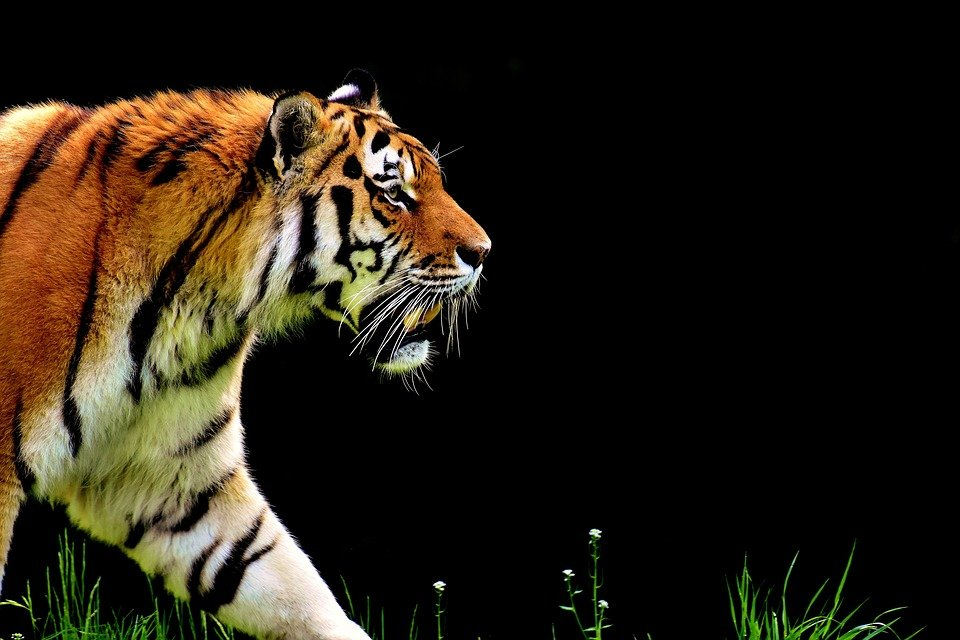
#> input picture 4to/procesamiento_de_imagenes/1ra.parcial/1er.tema/tigre/Tigre.jpg, 960 x 640 px
$ python 3sadtigers.py
#> lines starting #> are read from the running program, lines starting #| are printed output that depends on the picture
import cv2
import numpy as np

img = cv2.imread('Tigre.jpg')
#> img is the input picture: shape (640, 960, 3); mean B, G, R 20.2, 32.2, 39.5
cv2.imshow('Tigre',img)

num_rows, num_cols= img.shape[:2]
#> num_rows = 640; num_cols = 960
#rotacion
rotation_matrix= cv2.getRotationMatrix2D((num_cols/2, num_rows/2), 45,1)
img2= cv2.warpAffine(img, rotation_matrix, (num_cols,num_rows))
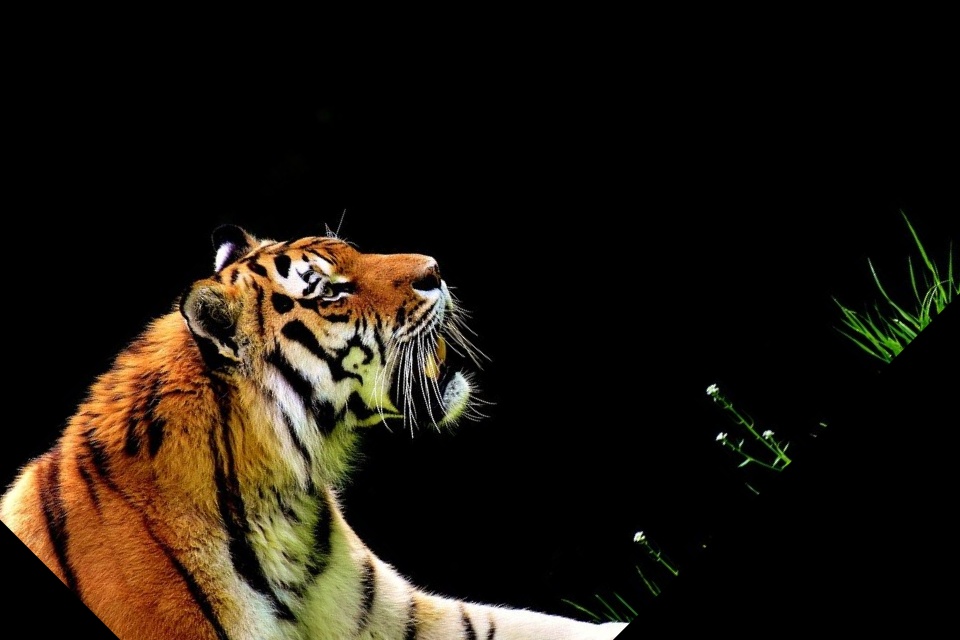
#> img2: shape (640, 960, 3); mean B, G, R 14.8, 23.6, 30.5
#traslacion
translation_matrix= np.float32([[-1,0,960], [0,1,0]])
img3=cv2.warpAffine(img2, translation_matrix, (num_cols, num_rows))
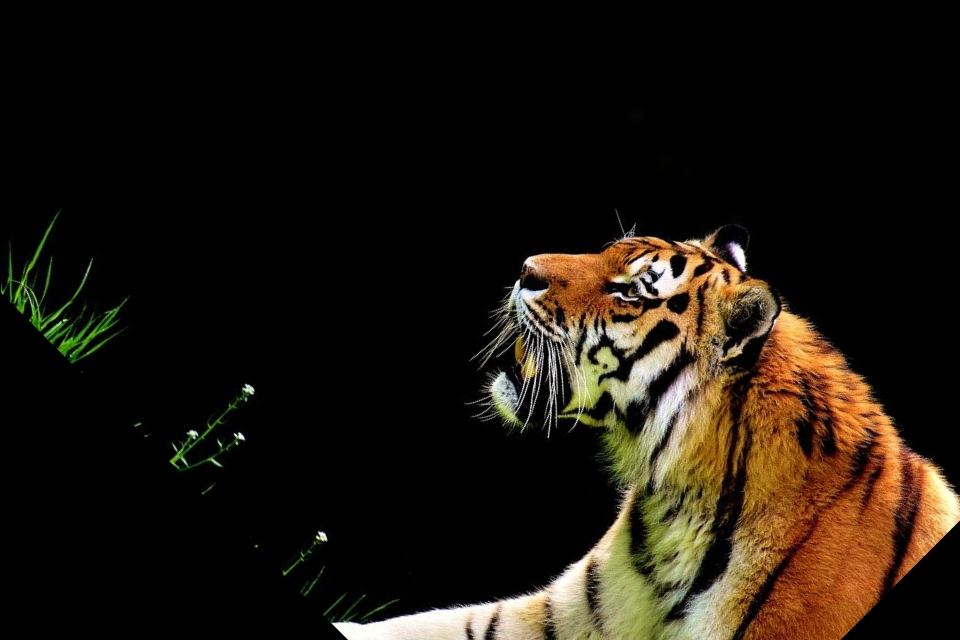
#> img3: shape (640, 960, 3); mean B, G, R 14.8, 23.6, 30.5

print(translation_matrix)
#redimensionar
img4=cv2.resize(img3, None, fx=0.5, fy=0.5, interpolation=cv2.INTER_LINEAR)


#Mostrar imagen
cv2.imshow('tonito', img4)
cv2.imwrite('3_tristes_tigres.jpg', img4)


cv2.waitKey(0)
